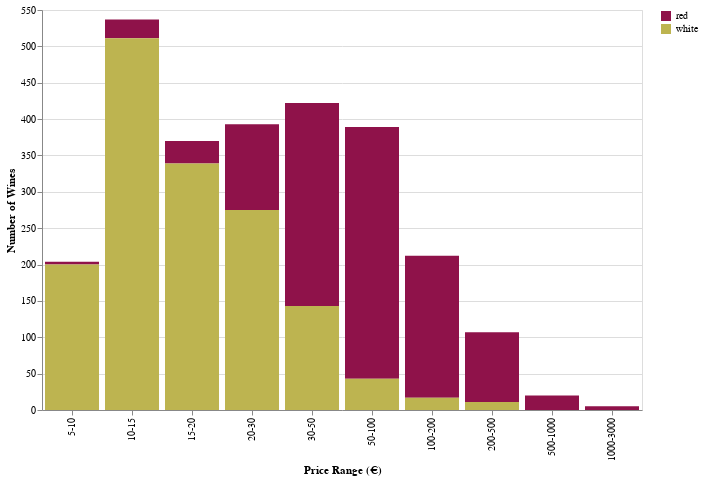

Notebook code cell kept with this figure:
### Code cell
cost = [5, 10, 15, 20, 30, 50, 100, 200, 500, 1000, 3000] 
df_unique['price_range'] = ''
price_order = []
for i in range(len(cost)-1):
    df_unique['price_range'] += np.where(np.logical_and(cost[i]<= df_unique.price, df_unique.price < cost[i+1]), str(cost[i])+'-'+str(cost[i+1]), '')
    price_order.append(str(cost[i])+'-'+str(cost[i+1]))
df_grp = df_unique.groupby(['price_range', 'rw'], as_index=False).count()


alt.Chart(df_grp.sort_values('rw')).mark_bar().encode(
    y=alt.Y('name:Q', title='Number of Wines'),
    x=alt.X('price_range:N', title='Price Range (€)', sort=price_order),
    color=alt.Color('rw:N', title=None, scale=alt.Scale(domain=domain, range=range_)),
    tooltip= [alt.Tooltip('rw', title='Type'), alt.Tooltip('name', title='N. Wines')]
).properties(width=600, height=400)

### Figure 1 — Vega-Lite specification as saved in the notebook (floating-point values rounded to 4 significant figures)
{"config": {"view": {"continuousWidth": 400, "continuousHeight": 300}}, "data": {"name": "data-c43919ad86bc53e6de177bf2717f6abe"}, "mark": "bar", "encoding": {"color": {"field": "rw", "scale": {"domain": ["red", "white"], "range": ["#8F124A", "#BDB450"]}, "title": null, "type": "nominal"}, "tooltip": [{"field": "rw", "title": "Type", "type": "nominal"}, {"field": "name", "title": "N. Wines", "type": "quantitative"}], "x": {"field": "price_range", "sort": ["5-10", "10-15", "15-20", "20-30", "30-50", "50-100", "100-200", "200-500", "500-1000", "1000-3000"], "title": "Price Range (€)", "type": "nominal"}, "y": {"field": "name", "title": "Number of Wines", "type": "quantitative"}}, "height": 400, "width": 600, "$schema": "https://vega.github.io/schema/vega-lite/v4.17.0.json", "datasets": {"data-c43919ad86bc53e6de177bf2717f6abe": [{"price_range": "10-15", "rw": "red", "name": 26, "company": 26, "wine_type": 26, "region": 26, "avg_review": 26, "num_review": 26, "price": 26, "year": 26, "legg_strutt": 26, "secco_dolce": 26, "piatto_acid": 26}, {"price_range": "50-100", "rw": "red", "name": 346, "company": 346, "wine_type": 346, "region": 346, "avg_review": 346, "num_review": 346, "price": 346, "year": 346, "legg_strutt": 346, "secco_dolce": 346, "piatto_acid": 346}, {"price_range": "5-10", "rw": "red", "name": 4, "company": 4, "wine_type": 4, "region": 4, "avg_review": 4, "num_review": 4, "price": 4, "year": 4, "legg_strutt": 4, "secco_dolce": 4, "piatto_acid": 4}, {"price_range": "30-50", "rw": "red", "name": 279, "company": 279, "wine_type": 279, "region": 279, "avg_review": 279, "num_review": 279, "price": 279, "year": 279, "legg_strutt": 279, "secco_dolce": 279, "piatto_acid": 279}, {"price_range": "200-500", "rw": "red", "name": 96, "company": 96, "wine_type": 96, "region": 96, "avg_review": 96, "num_review": 96, "price": 96, "year": 96, "legg_strutt": 96, "secco_dolce": 96, "piatto_acid": 96}, {"price_range": "20-30", "rw": "red", "name": 118, "company": 118, "wine_type": 118, "region": 118, "avg_review": 118, "num_review": 118, "price": 118, "year": 116, "legg_strutt": 118, "secco_dolce": 118, "piatto_acid": 118}, {"price_range": "500-1000", "rw": "red", "name": 20, "company": 20, "wine_type": 20, "region": 20, "avg_review": 20, "num_review": 20, "price": 20, "year": 20, "legg_strutt": 20, "secco_dolce": 20, "piatto_acid": 20}, {"price_range": "15-20", "rw": "red", "name": 31, "company": 31, "wine_type": 31, "region": 31, "avg_review": 31, "num_review": 31, "price": 31, "year": 29, "legg_strutt": 31, "secco_dolce": 31, "piatto_acid": 31}, {"price_range": "1000-3000", "rw": "red", "name": 5, "company": 5, "wine_type": 5, "region": 5, "avg_review": 5, "num_review": 5, "price": 5, "year": 5, "legg_strutt": 5, "secco_dolce": 5, "piatto_acid": 5}, {"price_range": "100-200", "rw": "red", "name": 195, "company": 195, "wine_type": 195, "region": 195, "avg_review": 195, "num_review": 195, "price": 195, "year": 195, "legg_strutt": 195, "secco_dolce": 195, "piatto_acid": 195}, {"price_range": "50-100", "rw": "white", "name": 43, "company": 43, "wine_type": 43, "region": 43, "avg_review": 43, "num_review": 43, "price": 43, "year": 43, "legg_strutt": 42, "secco_dolce": 42, "piatto_acid": 42}, {"price_range": "200-500", "rw": "white", "name": 11, "company": 11, "wine_type": 11, "region": 11, "avg_review": 11, "num_review": 11, "price": 11, "year": 11, "legg_strutt": 11, "secco_dolce": 11, "piatto_acid": 11}, {"price_range": "100-200", "rw": "white", "name": 17, "company": 17, "wine_type": 17, "region": 17, "avg_review": 17, "num_review": 17, "price": 17, "year": 17, "legg_strutt": 17, "secco_dolce": 17, "piatto_acid": 17}, {"price_range": "30-50", "rw": "white", "name": 143, "company": 143, "wine_type": 143, "region": 143, "avg_review": 143, "num_review": 143, "price": 143, "year": 143, "legg_strutt": 143, "secco_dolce": 143, "piatto_acid": 143}, {"price_range": "5-10", "rw": "white", "name": 200, "company": 200, "wine_type": 200, "region": 200, "avg_review": 200, "num_review": 200, "price": 200, "year": 200, "legg_strutt": 196, "secco_dolce": 196, "piatto_acid": 196}, {"price_range": "10-15", "rw": "white", "name": 511, "company": 511, "wine_type": 511, "region": 511, "avg_review": 511, "num_review": 511, "price": 511, "year": 510, "legg_strutt": 503, "secco_dolce": 503, "piatto_acid": 503}, {"price_range": "15-20", "rw": "white", "name": 339, "company": 339, "wine_type": 339, "region": 339, "avg_review": 339, "num_review": 339, "price": 339, "year": 339, "legg_strutt": 331, "secco_dolce": 331, "piatto_acid": 331}, {"price_range": "20-30", "rw": "white", "name": 275, "company": 275, "wine_type": 275, "region": 275, "avg_review": 275, "num_review": 275, "price": 275, "year": 273, "legg_strutt": 273, "secco_dolce": 273, "piatto_acid": 273}]}}
